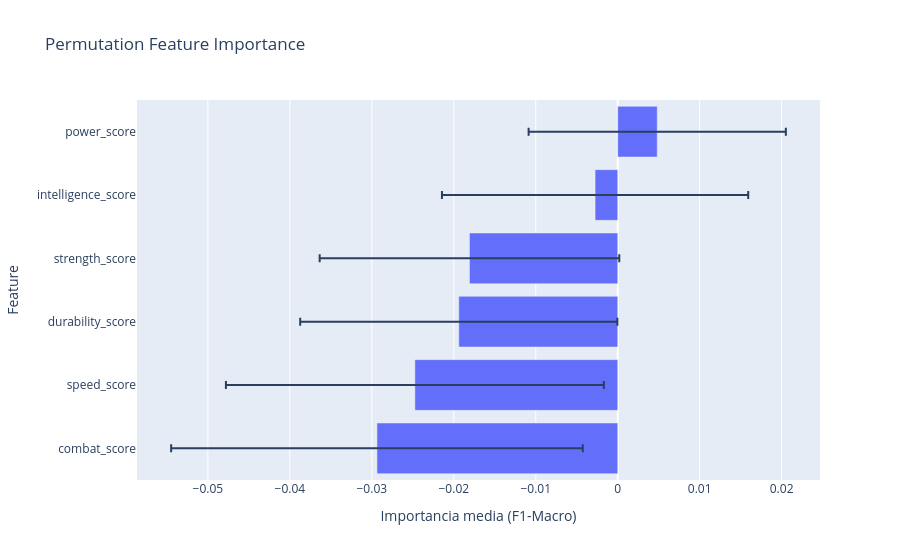

Notebook source saved alongside this figure:
### Markdown cell above
---

### 4.1.2 Implementación [0.2 Puntos]

**To-do:**
- [ ] Calcular `permutation_importance` con `n_repeats=30` y `scoring="f1_macro"`.
- [ ] Graficar un boxplot horizontal con plotly (`px.bar` con `orientation='h'`) con la importancia y varianza de cada feature.

### Code cell
import plotly.express as px
from sklearn.inspection import permutation_importance

result = permutation_importance(
    lgbm_interp, X_test_num, y_test_encoded, n_repeats=30, scoring="f1_macro", random_state=RANDOM_STATE
)

pfi_df = pd.DataFrame(
    {
        "feature": NUMERICAL_FEATURES,
        "importance_mean": result.importances_mean,
        "importance_std": result.importances_std,
    }
).sort_values("importance_mean")

fig = px.bar(
    pfi_df,
    x="importance_mean",
    y="feature",
    orientation="h",
    error_x="importance_std",
    title="Permutation Feature Importance",
    labels={"importance_mean": "Importancia media (F1-Macro)", "feature": "Feature"},
)
fig.show()

### Figure 1 — Plotly figure (JSON) as saved in the notebook; plotly's stock layout.template omitted (floating-point values rounded to 4 significant figures)
{"data": [{"error_x": {"array": [0.02511, 0.02305, 0.01935, 0.01828, 0.01868, 0.01569]}, "hovertemplate": "Importancia media (F1-Macro)=%{x}<br>Feature=%{y}<extra></extra>", "legendgroup": "", "marker": {"color": "#636efa", "pattern": {"shape": ""}}, "name": "", "orientation": "h", "showlegend": false, "textposition": "auto", "type": "bar", "x": [-0.02937, -0.02474, -0.01939, -0.01809, -0.002761, 0.004821], "xaxis": "x", "y": ["combat_score", "speed_score", "durability_score", "strength_score", "intelligence_score", "power_score"], "yaxis": "y"}], "layout": {"barmode": "relative", "legend": {"tracegroupgap": 0}, "title": {"text": "Permutation Feature Importance"}, "xaxis": {"anchor": "y", "domain": [0, 1], "title": {"text": "Importancia media (F1-Macro)"}}, "yaxis": {"anchor": "x", "domain": [0, 1], "title": {"text": "Feature"}}}}
